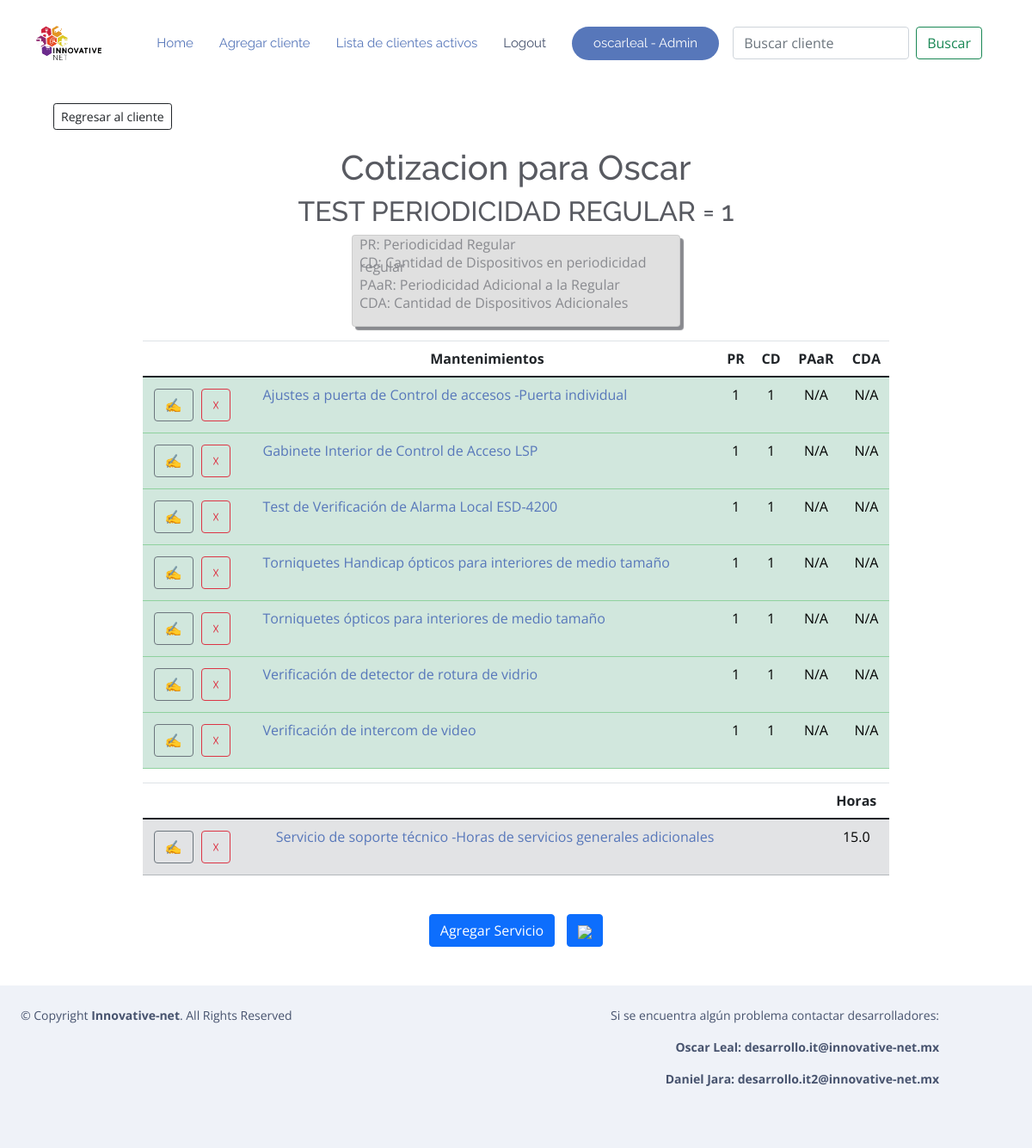
The app's page /44/9/detalle_cotizacion_ca (signed in) with its own data.
### RPA/models.py (models this page shows, shortened)
class Cotizacion_CA(models.Model):
    num_list = [(1,"1"),(2,"2"),(3,"3"),(4,"4"),(6,"6")]
    cliente = models.ForeignKey(Cliente, on_delete=models.CASCADE, null=True, blank=True)
    titulo = models.CharField(verbose_name="Nombre Cotizacion", null=True, blank=True,max_length=200)
    lugar_de_mantenimiento = models.CharField('Lugar en que se realizara el mantenimiento',max_length
    =120,blank=True)
    descripcion_cotizacion = models.TextField('Descripcion de la cotizacion',blank=True)
    fecha = models.DateTimeField('Fecha de realizacion de la cotizacion',blank=True,null=True, default=datetime.now())
    periodoregular = models.IntegerField('Periodicidad regular de mmto al año',choices=num_list,null=True)
    preguntaperiodoadicional = models.BooleanField('Quieres agregar periodicidad adicional a la regular?',default=False)
    periodoadicional=models.IntegerField('Periodicidad adicional a la regular',choices=num_list,null=True,blank=True)
    mantenimientos = models.ManyToManyField(Nombre_servicio_CA,through="Mantenimiento_CA")
    class Meta:
        ordering = ['cliente']
        verbose_name_plural = "Cotizaciones CA"

class Cliente(models.Model):
    usuario = models.ForeignKey(User, on_delete=models.CASCADE, null=True, blank=True)
    nombre = models.CharField('Nombre de la compañia cliente',max_length=200)
    encargado = models.CharField('Nombre del contacto dentro de la empresa',max_length
    =120)
    puesto_encargado = models.CharField('Puesto del contacto',max_length
    =120)
    numero_contacto=models.CharField('Numero de telefono para contactar',max_length
    =10)
    correo_contacto=models.EmailField('Correo para contactar',blank=True)
    def __str__(self):
        return self.nombre
    class Meta:
        ordering = ['nombre']

class Mantenimiento_CA(models.Model):
    cliente = models.ForeignKey(Cliente, on_delete=models.CASCADE, null=True, blank=True)
    cotizacion = models.ForeignKey(Cotizacion_CA, on_delete=models.CASCADE, null=True, blank=True)
    titulonombre = models.ForeignKey(Nombre_servicio_CA,on_delete=models.CASCADE, null=True, blank=True)
    encargadoTrabajo1 = models.ForeignKey(Precio,verbose_name="Encargado del trabajo" ,on_delete=models.CASCADE,null=True)
    periodisidadactividades = models.IntegerField(verbose_name="Periodicidad regular de actividad de mtto por año", blank=True, null=True )
    periodisidadadicional = models.IntegerField(verbose_name="Periodicidad adicional de actividad de mtto  a la regular", blank=True, null=True)
    tiempoejecucion = models.FloatField(verbose_name="Tiempo de ejecucion del mtto", blank=True, null=True)
    cantidaddedispositivos = models.IntegerField(verbose_name="Cantidad de dispositivos a considerar en periodicidad regular", blank=True, null=True,default=0)
    cantidaddispositivosextras = models.IntegerField(verbose_name="Cantidad de dispositivos a considerar en periodicidad Extra", blank=True, null=True,default=0)
    horasactividad = models.FloatField(verbose_name="horas por actividad de mtto regular =Importe de cantidad x Tiempo de ejecucion", blank=True, null=True)
    horasactividadadicional = models.FloatField(verbose_name="horas por actividad de mtto adicional =Importe de cantidad x Tiempo de ejecucion", blank=True, null=True)
    costomantenimientoregular = models.FloatField(verbose_name="Costo Regular = horas por actividad de mtto regular =Importe de cantidad x Tiempo de ejecucion",null=True,blank=True)
    costomantenimientoadicional = models.FloatField(verbose_name="Costo Adicional = horas por actividad de mtto adicional =Importe de cantidad x Tiempo de ejecucion ", blank=True, null=True)
    costototal = models.FloatField(verbose_name="Costo total = Costo regular + costo adicional",null=True,blank=True)
    dispositivo = models.CharField("Dispositivo al que se le da mantenimiento",null=True,blank=True,max_length=200)
    def __str__(self):
        return str(self.titulonombre)
    class Meta:
        ordering = ['cantidaddedispositivos']
        verbose_name_plural = "Mantenimientos CA"

class Nombre_servicio_CA(models.Model):
    titulo = models.CharField(max_length=200, verbose_name="Titulo Mantenimiento", null=True, blank=True)
    encargado = models.ForeignKey(Precio, on_delete=models.CASCADE, null=True)
    tiempodeejecucion = models.FloatField(verbose_name="Tiempo de Ejecucion", null=True)
    dispositivo = models.CharField(max_length=200, verbose_name="Dispositivo al que se le aplica el mantenimiento", null=True, blank=True)
    def __str__(self):
        return str(self.titulo)
    class Meta:
        ordering = ['titulo']
        verbose_name_plural = "Servicios CA"

### RPA/views.py (the view)
# urls.py: path('<int:cliente>/<int:pk>/detalle_cotizacion_ca', Detalle_Cotizacion_CA.as_view(), name='detalle_cotizacion_ca'),
class Detalle_Cotizacion_CA(LoginRequiredMixin, DetailView):
    model = Cotizacion_CA
    object = "cotizacion_ca"
    template_name = "cotizacion_ca/detalle_cotizacion_ca.html"
    def get_context_data(self, **kwargs):
        ctx = super(Detalle_Cotizacion_CA, self).get_context_data(**kwargs)
        cat = kwargs.get("object")
        ctx['servicios'] = Mantenimiento_CA.objects.filter(cotizacion = cat)
        ctx['servicios'] = ctx['servicios'].exclude(titulonombre=Nombre_servicio_CA.objects.get(pk=1))
        ctx['servicios'] = ctx['servicios'].exclude(encargadoTrabajo1=Precio.objects.get(encargado='Ingeniero'))
        ctx['serviciosplus'] = Mantenimiento_CA.objects.filter(cotizacion = cat,titulonombre=Nombre_servicio_CA.objects.get(pk=2))
        return ctx

### RPA/templates/cotizacion_ca/detalle_cotizacion_ca.html (shortened to what this page needs)
{% extends "mantenimientos/base.html" %}
{% block body %}
<div class="container">
    <div>
        <right>
            <a href="{% url 'mostrar_cliente' cotizacion_ca.cliente.id %}">
                <button type=button class="btn btn-outline-dark btn-sm" style="margin:20px">Regresar al cliente</button>
            </a>
        </right>
    </div>
    <div class="container mb-3">
        <center>
            <h1> Cotizacion para {{cotizacion_ca.cliente}} </h1>
            <h2> {{cotizacion_ca.titulo}} </h2>
        </center>
        <div class="tips card container p-2">
            <div class="text-align">
                <p>PR: Periodicidad Regular</p>
                <p>CD: Cantidad de Dispositivos en periodicidad regular</p>
                <p>PAaR: Periodicidad Adicional a la Regular</p>
                <p>CDA: Cantidad de Dispositivos Adicionales</p>
            </div>
        </div>
    </div>
    <div class="container" style="max-width: 80%;">
        <table class="table">
            <thead>
                <tr style="text-align: center;">
                    <th></th>
                    <th>Mantenimientos</th>
                    <th>PR</th>
                    <th>CD</th>
                    <th>PAaR</th>
                    <th>CDA</th>
                </tr>
            </thead>
            <tbody>
            {% for servicio in servicios %}
                    {% if servicio.cantidaddedispositivos is not 0 %}
                        <tr class="table-success">
                            <td style="min-width: 120px;">
                                    <a href="{% url 'modificar_servicio_ca' cotizacion_ca.cliente.id cotizacion_ca.id servicio.id %}">
                                        <button type=button class="btn btn-outline-secondary" style="margin:5px"> &#9997; </button></a>
                                    <a href="{% url 'eliminar_servicio_ca' cotizacion_ca.cliente.id cotizacion_ca.id servicio.id %}">
                                        <button type=button class="btn btn-outline-danger"> &#9747; </button></a>
                            </td>
                            <td>
                                <a href="{% url 'detalle_servicio_ca' cotizacion_ca.cliente.id cotizacion_ca.id servicio.id %}">{{ servicio }}</a>
                            </td>
                            <td style="text-align: center;">
                                <a>
                                    {{ servicio.periodisidadactividades }}
                                </a>
                            </td>
                            <td style="text-align: center;">
                                <a>
                                    {% if servicio.cantidaddedispositivos is null and servicio.periodisidadactividades is null %}
                                        N/A
                                    {% elif servicio.cantidaddedispositivos is null and servicio.periodisidadactividades is not null %}
                                        Agregar dispositivos
                                    {% else %}
                                        {{ servicio.cantidaddedispositivos }}
                                    {% endif %}
                                </a>
                            </td>
                            <td style="text-align: center;">
                                <a>
                                    {% if servicio.periodisidadadicional is null %}
                                        N/A
                                    {% else %}
                                        {{ servicio.periodisidadadicional }}
                                    {% endif %}
                                </a>
                            </td>
                            <td style="text-align: center;">
                                <p>
                                    {% if servicio.cantidaddispositivosextras is null and servicio.periodisidadadicional is null %}
                                        N/A
                                    {% elif servicio.cantidaddispositivosextras is null and servicio.periodisidadadicional is not null %}
                                        Agregar dispositivos adicionales
                                    {% else %}
                                        {{ servicio.cantidaddispositivosextras }}
                                    {% endif %}
                                </p>
                            </td>
                        </tr>
                    {% endif %}
                {% empty %}
                    <tr>
                        <td style="text-align: center;"> NO SE ENCUENTRA NINGUN SERVICIO </td>
                    </tr>
            {% endfor %}
            {% for servicio in serviciosplus %}
                {% if servicio.titulonombre.pk == 2 %}
                        </tbody>
                        </table>
                        <table class="table">
                            <thead>
                                <tr style="text-align: center;">
                                    <th></th>
                                    <th></th>
                                    <th>Horas</th>
                                </tr>
                            </thead>
                            <tbody>
                                <tr class="table-secondary">
                                    <td style="min-width: 120px;">
                                        <a href="{% url 'modificar_servicio_ca' cotizacion_ca.cliente.id cotizacion_ca.id servicio.id %}">
                                            <button type=button class="btn btn-outline-secondary" style="margin:5px"> &#9997; </button></a>
                                        <a href="{% url 'eliminar_servicio_ca' cotizacion_ca.cliente.id cotizacion_ca.id servicio.id %}">
                                            <button type=button class="btn btn-outline-danger"> &#9747; </button></a>
                                    </td>
                                    <td>
                                        <a href="{% url 'detalle_servicio_ca' cotizacion_ca.cliente.id cotizacion_ca.id servicio.id %}">{{ servicio }}</a>
                                    </td>
                                    <td style="text-align: center;">
                                        <a>
                                            {{ servicio.tiempoejecucion }}
                                        </a>
                                    </td>
                                </tr>
                            </tbody>
                        </table>
                    {% endif %}
                {% endfor %}
    </div>
    <div class="container" style="margin-top: 40px; margin-bottom: 40px;">
        <center>
        <a href="{% url 'crear_servicio_ca' cotizacion_ca.cliente.id cotizacion_ca.id  %}">
            <button type=button class="btn btn-primary" style="margin:5px">Agregar Servicio</button>
        </a>
        <a href="{% url 'cotizacion_pdf_ca' cotizacion_ca.cliente.id cotizacion_ca.id cotizacion_ca.cliente.usuario.pk %}" download="cotizacion.pdf">
            <button type="button" class="btn btn-primary" style="margin:5px"><img src="https://img.icons8.com/ios/24/000000/download-2--v2.png" /></button>
        </a>
        </center>
    </div>
</div>
{% endblock %}

### RPA/templates/mantenimientos/base.html (shortened to what this page needs)
{% load static %}
<!DOCTYPE html>
<html lang="en">
<head>
  <link rel="stylesheet" href="https://stackpath.bootstrapcdn.com/bootstrap/4.5.0/css/bootstrap.min.css">
  <link href="{% static '\vendor\aos\aos.css' %}" rel="stylesheet">
  <link href="{% static '\vendor\bootstrap\css\bootstrap.min.css' %}" rel="stylesheet">
  <link href="{% static '\vendor\bootstrap-icons\bootstrap-icons.css' %}" rel="stylesheet">
  <link href="{% static '\vendor\boxicons\css\boxicons.min.css' %}" rel="stylesheet">
  <link href="{% static '\vendor\glightbox\css\glightbox.min.css' %}" rel="stylesheet">
  <link href="{% static '\vendor\swiper\swiper-bundle.min.css' %}" rel="stylesheet">
  <link href="{% static '\css\style.css' %}" rel="stylesheet">
</head>
<body style="padding-top: 70px;">
  <header id="header" class="fixed-top  header-transparent ">
    <div class="container d-flex align-items-center justify-content-between">
      <div class="logo">
        <a href="https://www.innovative-net.mx/"><img src="{% static '\assets\img\horizontal blanco.png' %}" alt="" class="img-fluid"></a>
      </div>
      <nav id="navbar" class="navbar">
        <ul>
          <li><a class="nav-link scrollto active" href="{% url 'home' %}">Home</a></li>
          <li><a class="nav-link scrollto active" href="{% url 'agregar_cliente' %}">Agregar cliente</a></li>
          <li><a class="nav-link scrollto active" href="{% url 'lista_clientes' %}">Lista de clientes activos</a></li>
          {% if request.user.is_authenticated %}
          <li><a class="nav-link scrollto" href="{% url 'logout' %}">Logout</a></li>
          {% if request.user.is_staff %}
              <li><a class="getstarted scrollto" href="{% url 'admin:index' %}" >{{request.user}} - Admin</a></li>
              {% else %}
              <li><a class="getstarted scrollto" href="" >{{request.user}}</a></li>
              {% endif %}
          {% else %}
          <li><a class="getstarted scrollto" href="{% url 'login'  %}" >Login</a></li>
          {% endif %}
        </ul>
        <form class="d-flex m-3" method="POST" action="{% url 'buscar_clientes' %}">
          <input class="form-control me-2" type="search" placeholder="Buscar cliente"
                 aria-label="Buscar cliente" name="searched">
          <button class="btn btn-outline-success" type="submit">
            Buscar
          </button>
        </form>
      </nav>
    </div>
  </header>
    <div class="container-fluid" style="margin-top: 30px;">
      {% block body %}
      {% endblock %}
    </div>
        <footer id="footer">
          <div class="row container py-4 ">
            <div class="col">
              <div class="copyright">
                &copy; Copyright <strong><span>Innovative-net</span></strong>. All Rights Reserved
              </div>
            </div>
            <div class="col container " style="text-align: right;">
              <p>Si se encuentra algún problema contactar desarrolladores:</p>
              <strong>
                <p>Oscar Leal: desarrollo.it@innovative-net.mx</p>
                <p>Daniel Jara: desarrollo.it2@innovative-net.mx</p>
              </strong>
            </div>
          </div>
        </footer>
</body>
        </html>

### records on screen
Cotizacion_CA: cliente "Oscar", titulo "TEST PERIODICIDAD REGULAR = 1"
Mantenimiento_CA: titulonombre.titulo "Ajustes a puerta de Control de accesos -Puerta individual", periodisidadactividades "1", cantidaddedispositivos "1", shows "N/A"
Mantenimiento_CA: titulonombre.titulo "Gabinete Interior de Control de Acceso LSP", periodisidadactividades "1", cantidaddedispositivos "1", shows "N/A"
Mantenimiento_CA: titulonombre.titulo "Test de Verificación de Alarma Local ESD-4200", periodisidadactividades "1", cantidaddedispositivos "1", shows "N/A"
Mantenimiento_CA: titulonombre.titulo "Torniquetes Handicap ópticos para interiores de medio tamaño", periodisidadactividades "1", cantidaddedispositivos "1", shows "N/A"
Mantenimiento_CA: titulonombre.titulo "Torniquetes ópticos para interiores de medio tamaño", periodisidadactividades "1", cantidaddedispositivos "1", shows "N/A"
Mantenimiento_CA: titulonombre.titulo "Verificación de detector de rotura de vidrio", periodisidadactividades "1", cantidaddedispositivos "1", shows "N/A"
Mantenimiento_CA: titulonombre.titulo "Verificación de intercom de video", periodisidadactividades "1", cantidaddedispositivos "1", shows "N/A"
Mantenimiento_CA: titulonombre.titulo "Servicio de soporte técnico -Horas de servicios generales adicionales", tiempoejecucion "15.0"

### other values on screen
{{ request.user }} "oscarleal"
